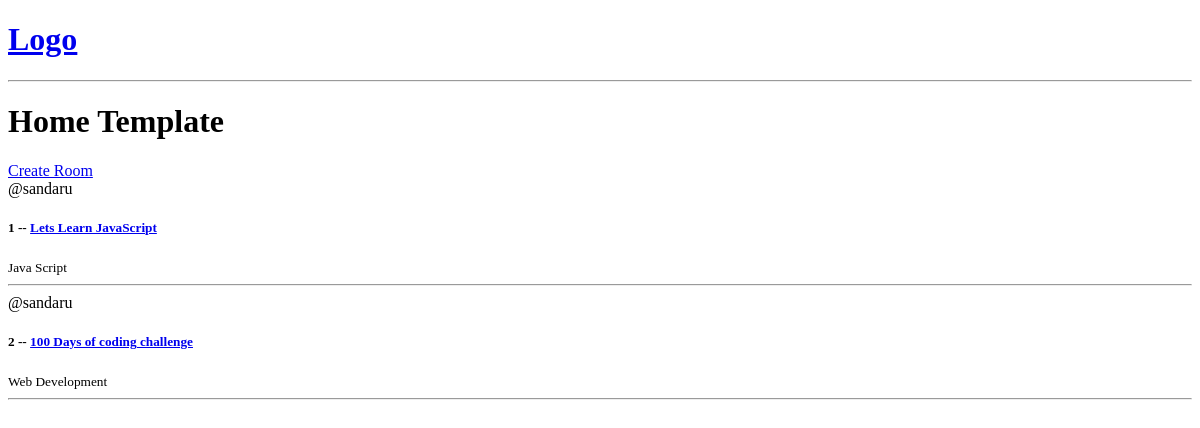
Before: / with the older database file.
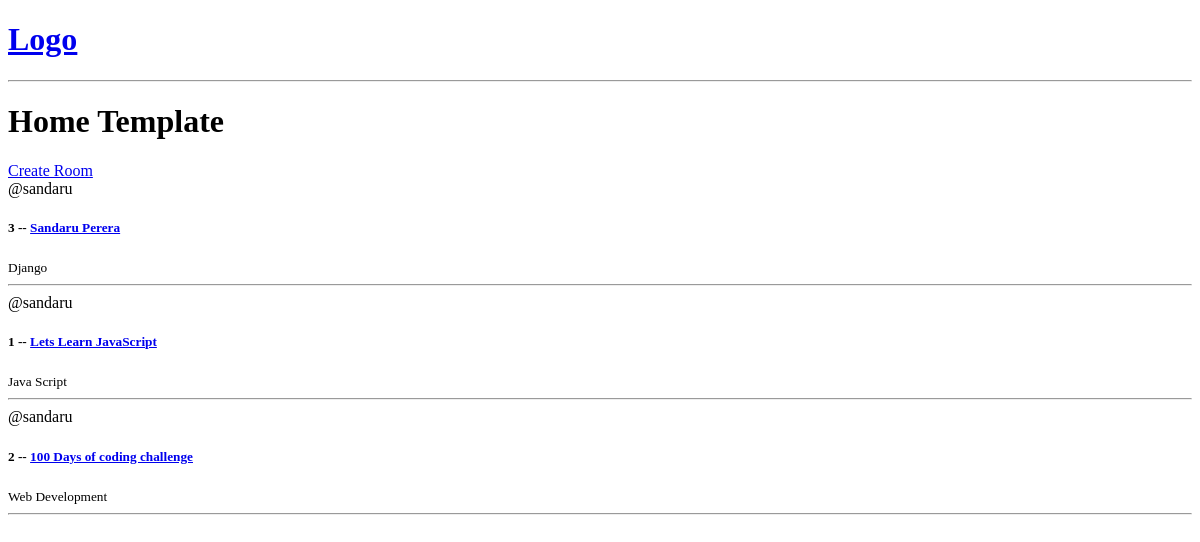
After: the same page with the newer database file.
### base/models.py (models this page shows, shortened)
class Room (models.Model):
    host = models.ForeignKey(User, on_delete=models.SET_NULL, null=True)
    topic = models.ForeignKey(Topic, on_delete=models.SET_NULL, null=True) #One topic can have several Rooms
    name = models.CharField(max_length=200)
    description = models.TextField(null=True)
    updated = models.DateTimeField(auto_now= True) # The datetime will updated everytime when save
    created = models.DateTimeField(auto_now_add=True) # The Date Time will updated at the 1st save only
    class Meta:
        ordering = ['-updated', '-created']

class Topic(models.Model):
    name =  models.CharField(max_length=200)

### base/views.py (the view)
# urls.py: path('', views.home, name="home"),
def home(request):
    rooms = Room.objects.all() #objects means a model manager Querrin all the rooms
    context = {'rooms': rooms}
    return render(request, 'base/home.html', context)

### base/templates/base/home.html
{% extends 'main.html' %} {%block content%}
<h1>Home Template</h1>
<div>
    <a href="{% url 'create-room' %}">Create Room</a>
    <div>
        {%for room in rooms%}
        <div>
            <span>@{{room.host}}</span>
            <h5>{{room.id}} -- <a href="{% url 'room' room.id%}">{{room.name}}</a></h5>
            <small>{{room.topic.name}}</small>
            <hr>
        </div>
        {%endfor%}
    </div>
</div>
{%endblock content%}

Changed rows visible on the page:
added Room: host "sandaru", id "3", name "Sandaru Perera", topic.name "Django"
